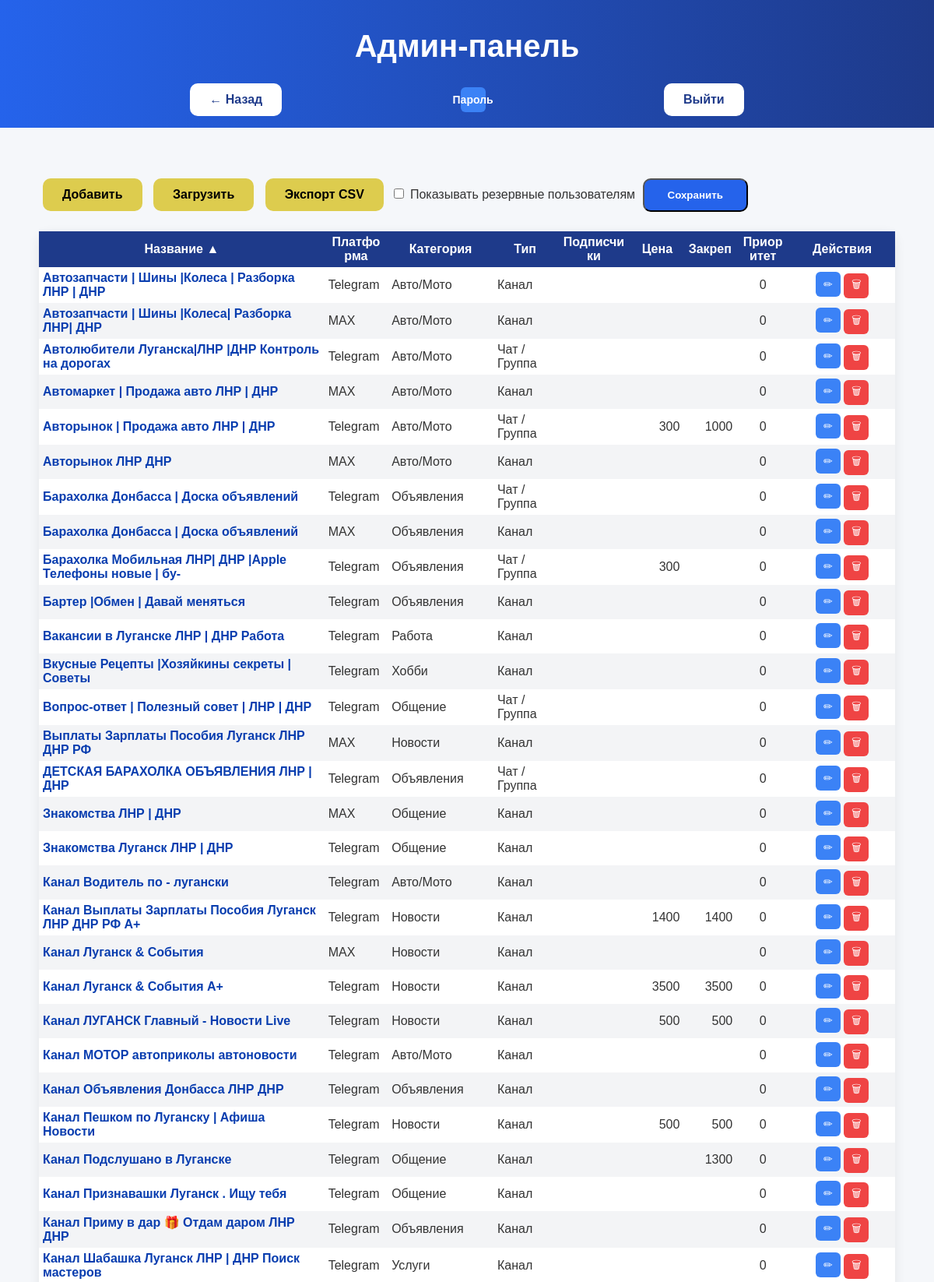
Page /admin/dashboard.php?sort=name&order=asc (signed in, upper part) on the committed database.
### tables this page shows
CREATE TABLE `settings` (
  `name` varchar(50) NOT NULL,
  `value` varchar(255) NOT NULL
);

CREATE TABLE `resources` (
  `id` int(11) NOT NULL,
  `name` varchar(255) NOT NULL,
  `url` varchar(255) NOT NULL,
  `status` enum('main','reserve') DEFAULT NULL,
  `created_at` timestamp NULL DEFAULT CURRENT_TIMESTAMP,
  `platform` varchar(20) NOT NULL,
  `category` enum('Новости','Авто/Мото','Поездки','Работа','Объявления','Недвижимость','Общение','Хобби','Услуги','Электроника') NOT NULL DEFAULT 'Объявления',
  `type` enum('chat','channel') NOT NULL DEFAULT 'chat',
  `subscribers` int(11) DEFAULT NULL,
  `description` text,
  `priority` int(11) DEFAULT '0',
  `price` int(11) DEFAULT NULL,
  `pin_price` int(11) DEFAULT NULL
);

### config.php (called while the page is built, shortened)
<?php
function e($value)
{
    return htmlspecialchars((string)($value ?? ''), ENT_QUOTES, 'UTF-8');
}

### admin/dashboard.php (the view, shortened to what this page needs)
<?php
require_once __DIR__ . '/../config.php';
require 'partials/header.php';
function toggleOrder($currentSort, $column, $currentOrder) {
    if ($currentSort === $column) {
        return $currentOrder === 'asc' ? 'desc' : 'asc';
    }
    return 'asc';
}
$sort = $_GET['sort'] ?? 'priority';
$order = $_GET['order'] ?? 'desc';
$order = strtolower($order) === 'asc' ? 'asc' : 'desc';
$stmt = $pdo->query("
    SELECT * FROM resources
    ORDER BY (status = 'reserve') ASC, $sort $order
");
$resources = $stmt->fetchAll();
$stmt = $pdo->prepare("SELECT value FROM settings WHERE name = 'show_reserve'");
$stmt->execute();
$showReserve = $stmt->fetchColumn();
?>
<div class="table-section">
      <span>
    <a href="add.php" class="btn au-btn">Добавить</a>
    <a href="upload.php" class="btn au-btn">Загрузить</a>
    <a href="export.php" class="btn au-btn">Экспорт CSV</a>
    <form method="post" style="margin-bottom:20px; display: inline-block">
<label>
    <input type="checkbox" name="show_reserve" value="1"
        <?= $showReserve == '1' ? 'checked' : '' ?>>
    Показывать резервные пользователям
</label>
<button type="submit" class="btn btn-primary">Сохранить</button>
</form>
</span>
<table class="resource-table">
<thead>
<tr>
<th class="col-name">
<a href="?sort=name&order=<?= toggleOrder($sort, 'name', $order) ?>">
    Название
        <?php if ($sort === 'name'): ?>
        <?= $order === 'asc' ? '▲' : '▼' ?>
        <?php endif; ?>
        </a>
</th>
<th class="col-platform">
    <a href="?sort=platform&order=<?= toggleOrder($sort, 'platform', $order) ?>">
    Платформа
        </a>
</th>
<th class="col-category">
    <a href="?sort=category&order=<?= toggleOrder($sort, 'category', $order) ?>">
    Категория
        </a>
</th>
<th class="col-type">
<a href="?sort=type&order=<?= toggleOrder($sort, 'type', $order) ?>">
    Тип
        </a>
</th>
<th class="col-subs">Подписчики</th>
<th class="col-price">
<a href="?sort=price&order=<?= toggleOrder($sort, 'price', $order) ?>">
    Цена
        </a>
</th>
<th class="col-pin">Закреп</th>
<th class="col-priority">Приоритет</th>
<th class="col-actions">Действия</th>
</tr>
</thead>
<tbody>
<?php foreach ($resources as $r): ?>
<?php if ($r['status'] === 'reserve'): ?>
<tr class="row-reserve-d">
<?php else: ?>
<tr>
<?php endif; ?>
<td class="col-name">
<a href="<?= e($r['url']) ?>" target="_blank">
<?= e($r['name']) ?>
</a>
</td>
<td class="col-platform"><?= e($r['platform']) ?></td>
<td class="col-category"><?= e($r['category']) ?></td>
<td class="col-type">
<?php
if ($r['type'] === 'chat') {
    echo 'Чат / Группа';
}
if ($r['type'] === 'channel') {
    echo 'Канал';
}
?>
</td>
<td class="col-subs"><?= e($r['subscribers']) ?></td>
<td class="col-price"><?= e($r['price']) ?></td>
<td class="col-pin"><?= e($r['pin_price']) ?></td>
<td class="col-priority"><?= e($r['priority']) ?></td>
<td class="col-actions">
<a class="btn-edit" href="edit.php?id=<?= e($r['id']) ?>">✏</a>
<a class="btn-del" href="delete.php?id=<?= e($r['id']) ?>"
onclick="return confirm('Удалить ресурс?')">🗑</a>
</td>
</tr>
<?php endforeach; ?>
</tbody>
</table>
</div>
<?php require 'partials/footer.php'; ?>

### css/style.css (style rules this page uses)
body { margin: 0; font-family: Arial, sans-serif; background: #f5f7fa; color: #333; }
.btn { display: inline-block; padding: 12px 25px; background: white; color: #1e3a8a; text-decoration: none; border-radius: 10px; margin: 5px; font-weight: bold; transition: 0.3s; }
.au-btn { background: #ddcc4e; color: #000000; }
.table-section { max-width: 1100px; margin: 60px auto; padding: 0 20px; }
.resource-table { width: 100%; border-collapse: collapse; background: white; border-radius: 12px; table-layout: fixed; box-shadow: 0 4px 15px rgba(0,0,0,0.08); }
.resource-table th { word-wrap: break-word; position: sticky; top: 0; z-index: 3; background: #1e3a8a; color: white; padding: 5px 5px; text-align: center; }
.resource-table td { padding: 5px; }
.resource-table tr:nth-child(even) { background: #f3f4f6; }
.resource-table td a:not(.btn-edit):not(.btn-del) { color: #083daf; font-weight: 600; text-decoration: none; }
.resource-table th a { color: white; text-decoration: none; }
.col-priority { width: 40px; text-align: center; }
.col-actions { width: 90px; text-align: center; }
.col-subs { width: 60px; text-align: right; }
.col-price { width: 40px; text-align: right; }
.col-pin { width: 40px; text-align: right; }
.col-platform { width: 50px; }
.col-type { width: 50px; }
.col-name { width: 260px; }
.col-category { width: 90px; }
.btn-edit { background: #3b82f6; text-decoration: none; color: white; width: 32px; height: 32px; display: inline-flex; align-items: center; justify-content: center; border-radius: 6px; font-size: 14px; padding: 0; }
.btn-del { background: #ef4444; text-decoration: none; color: white; width: 32px; height: 32px; display: inline-flex; align-items: center; justify-content: center; border-radius: 6px; font-size: 14px; }
.btn-primary { background: #2563eb; color: white; padding: 12px 30px; border-radius: 10px; font-weight: bold; }

### rows in the picture
resources: name "Автозапчасти | Шины |Колеса | Разборка ЛНР | ДНР", platform "Telegram", category "Авто/Мото", type "Канал", priority "0"
resources: name "Автозапчасти | Шины |Колеса| Разборка ЛНР| ДНР", platform "MAX", category "Авто/Мото", type "Канал", priority "0"
resources: name "Автолюбители Луганска|ЛНР |ДНР Контроль на дорогах", platform "Telegram", category "Авто/Мото", type "Чат / Группа", priority "0"
resources: name "Автомаркет | Продажа авто ЛНР | ДНР", platform "MAX", category "Авто/Мото", type "Канал", priority "0"
resources: name "Авторынок | Продажа авто ЛНР | ДНР", platform "Telegram", category "Авто/Мото", type "Чат / Группа", price "300", pin_price "1000", priority "0"
resources: name "Авторынок ЛНР ДНР", platform "MAX", category "Авто/Мото", type "Канал", priority "0"
resources: name "Барахолка Донбасса | Доска объявлений", platform "Telegram", category "Объявления", type "Чат / Группа", priority "0"
resources: name "Барахолка Донбасса | Доска объявлений", platform "MAX", category "Объявления", type "Канал", priority "0"
resources: name "Барахолка Мобильная ЛНР| ДНР |Apple Телефоны новые | бу-", platform "Telegram", category "Объявления", type "Чат / Группа", price "300", priority "0"
resources: name "Бартер |Обмен | Давай меняться", platform "Telegram", category "Объявления", type "Канал", priority "0"
resources: name "Вакансии в Луганске ЛНР | ДНР Работа", platform "Telegram", category "Работа", type "Канал", priority "0"
resources: name "Вкусные Рецепты |Хозяйкины секреты | Советы", platform "Telegram", category "Хобби", type "Канал", priority "0"
resources: name "Вопрос-ответ | Полезный совет | ЛНР | ДНР", platform "Telegram", category "Общение", type "Чат / Группа", priority "0"
resources: name "Выплаты Зарплаты Пособия Луганск ЛНР ДНР РФ", platform "MAX", category "Новости", type "Канал", priority "0"
resources: name "ДЕТСКАЯ БАРАХОЛКА ОБЪЯВЛЕНИЯ ЛНР | ДНР", platform "Telegram", category "Объявления", type "Чат / Группа", priority "0"
resources: name "Знакомства ЛНР | ДНР", platform "MAX", category "Общение", type "Канал", priority "0"
resources: name "Знакомства Луганск ЛНР | ДНР", platform "Telegram", category "Общение", type "Канал", priority "0"
resources: name "Канал Водитель по - лугански", platform "Telegram", category "Авто/Мото", type "Канал", priority "0"
resources: name "Канал Выплаты Зарплаты Пособия Луганск ЛНР ДНР РФ А+", platform "Telegram", category "Новости", type "Канал", price "1400", pin_price "1400", priority "0"
resources: name "Канал Луганск & События", platform "MAX", category "Новости", type "Канал", priority "0"
resources: name "Канал Луганск & События A+", platform "Telegram", category "Новости", type "Канал", price "3500", pin_price "3500", priority "0"
resources: name "Канал ЛУГАНСК Главный - Новости Live", platform "Telegram", category "Новости", type "Канал", price "500", pin_price "500", priority "0"
resources: name "Канал МОТОР автоприколы автоновости", platform "Telegram", category "Авто/Мото", type "Канал", priority "0"
resources: name "Канал Объявления Донбасса ЛНР ДНР", platform "Telegram", category "Объявления", type "Канал", priority "0"
resources: name "Канал Пешком по Луганску | Афиша Новости", platform "Telegram", category "Новости", type "Канал", price "500", pin_price "500", priority "0"
resources: name "Канал Подслушано в Луганске", platform "Telegram", category "Общение", type "Канал", pin_price "1300", priority "0"
resources: name "Канал Признавашки Луганск . Ищу тебя", platform "Telegram", category "Общение", type "Канал", priority "0"
resources: name "Канал Приму в дар 🎁 Отдам даром ЛНР ДНР", platform "Telegram", category "Объявления", type "Канал", priority "0"
resources: name "Канал Шабашка Луганск ЛНР | ДНР Поиск мастеров", platform "Telegram", category "Услуги", type "Канал", priority "0"
